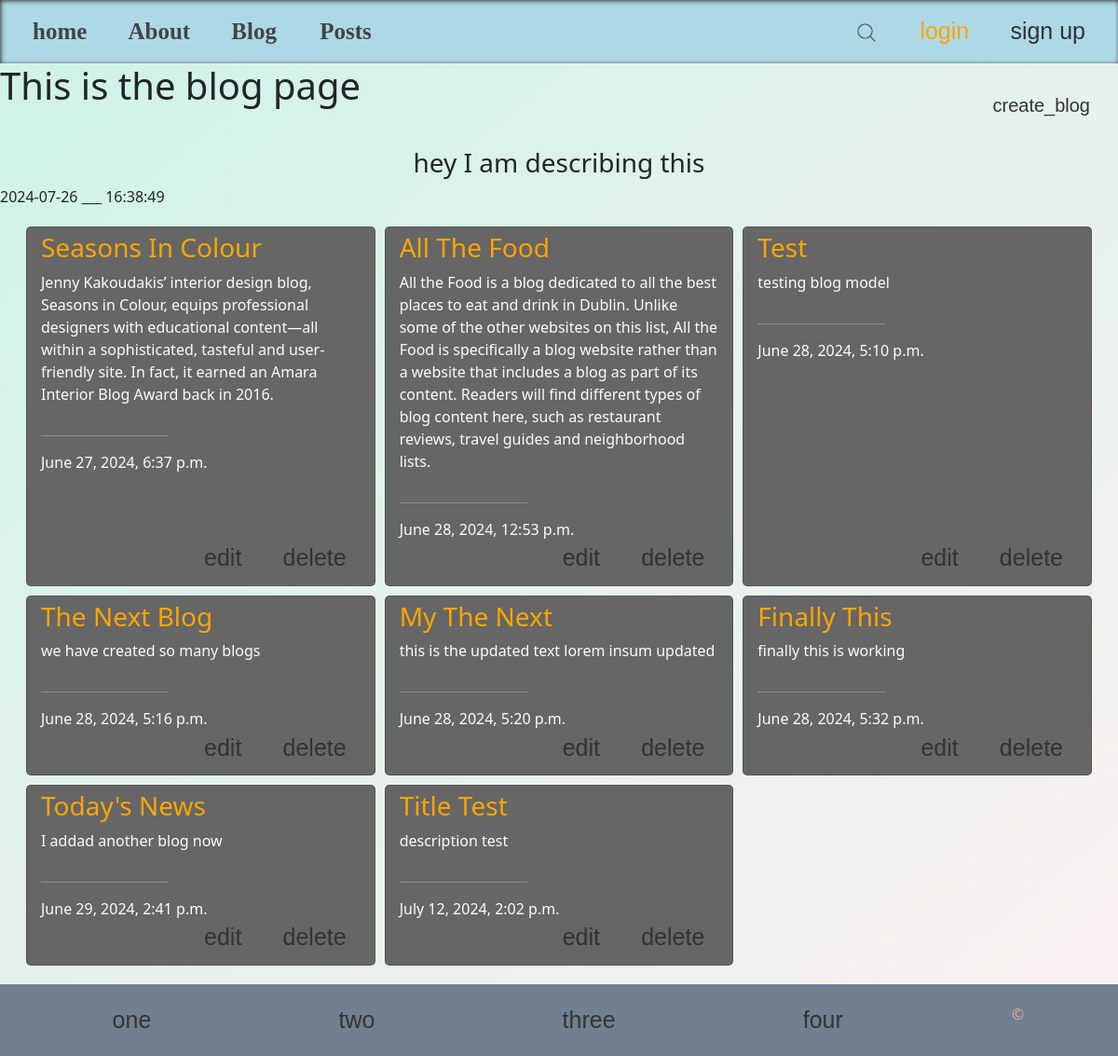
Screenshot of /blog/ with the database file from the repository.
### blog/models.py (models this page shows, shortened)
class Blog(models.Model):
    title = models.CharField(max_length=50)
    description = models.TextField()
    date_posted = models.DateTimeField(auto_now_add=True)
    class Meta:
        ordering = ('date_posted',)

### blog/views.py (the view)
# urls.py: path('', blogsview, name='blog'),
def blogsview(request):
    all_blogs  = Blog.objects.all()
    context = {
        'title': 'This is the blog page',
        'description': 'hey I am describing this',
        'blogs': all_blogs
    }
    return render(request, 'blog.html', context)

### blog/templates/blog.html (shortened to what this page needs)
{%extends 'base.html'%}
{%load static %}
{%block css%}
    <link rel="stylesheet" href="{%static 'styles/blog.css'%}">
{%endblock%}
{%block content%}
        <div class="headBlog">
            <h1>{{title}}</h1>
            <a href="{% url 'create_blog' %}">create_blog</a>
        </div>
        <h3 style="text-align: center;">{{description}}</h3>
        {% now "Y-m-d" %}
        <span>___</span>
        {% now "H:i:s" %}
        <div class="cards">
            {% for i in blogs%}
                <div class="card">
                    <h3 style="color: orange;">{{i.title|title}}</h3>
                    <p>{{i.description}}</p>
                    <hr style="width: 40%; margin-left: 0;">
                    <span>{{i.date_posted}}</span>
                    <div class="action-btns">
                        <a href="{%url 'update-blog' i.id %}">edit</a>
                        <a class="del" href="{%url 'delete-blog' i.id%}">delete</a>
                    </div>
                </div>
            {% endfor %}
        </div>
{%endblock%}

### templates/base.html (shortened to what this page needs)
{% load static%}
{% load django_bootstrap5 %}
{% bootstrap_css %}
<!DOCTYPE html>
<html lang="en">
<head>
    <link rel="stylesheet" href="{% static 'styles/navbar.css' %}">
    <link rel="stylesheet" href="{% static 'styles/footer.css' %}">
    {%block css%}
    {%endblock%}
</head>
<body>
    {%include "navbar.html"%}
    <main>
        {%block content%}
        {%endblock%}
    </main>
    {% include "footer.html"%}
</body>
</html>

### templates/navbar.html (shortened to what this page needs)
{% load static %}
<header>
    <div class="links">
        <a href="{%url 'home'%}">home</a>
        <a href="{% url 'about'%}">About</a>
        <a href="{% url 'blog'%}">Blog </a>
        <a href="{% url 'posts'%}">Posts</a>
    </div>
    <div class="auth-wrapper">
        {%if not request.user.is_authenticated%}
            <a class="nav-item login" href="#">
                <img src="{%static 'icons/lupa.png' %}" width="20" alt="icon">
            </a>
            <a class="nav-item login" href="{%url 'login_user'%}">login</a>
            <a class="nav-item signup" href="{%url 'create-user'%}">sign up</a>
        {%endif%}
    </div>
</header>

### templates/footer.html
<footer>
        <li><a href="#">one</a></li>
        <li><a href="#">two</a></li>
        <li><a href="#">three</a></li>
        <li><a href="#">four</a></li>
        <li>&copy;</li>
</footer>

### static/styles/navbar.css (style rules this page uses)
* { padding: 0; margin: 0; transition: 0.5s; }
main { background: linear-gradient(to right bottom, rgb(207, 243, 230), rgb(250, 241, 241)); }
header { display: flex; justify-content: space-between; align-items: center; box-shadow: inset 1px 1px 5px #333; padding: 15px; background-color: lightblue; }
.links a { padding: 20px; color: #444; font-size: 25px; font-family: cursive ; font-weight: bolder; border-radius: 10px; }
a { text-decoration: none; border-radius: 5px; padding: 10px 20px; font-family: sans-serif; color: #333; font-size: 25px; }
.login { font-family: Impact, Haettenschweiler, 'Arial Narrow Bold', sans-serif; color: orange; font-size: 25px; cursor: pointer; }

### static/styles/footer.css (style rules this page uses)
li { list-style-type: none; }
footer { display: flex; justify-content: space-around; padding: 20px; background: slategray; color: rgb(236, 161, 161); }

### static/styles/blog.css (style rules this page uses)
.headBlog { display: flex; justify-content: space-between; }
.headBlog a { margin: 15px; padding: 15px; text-decoration: none; font-size: 20px; font-family: Impact, Haettenschweiler, 'Arial Narrow Bold', sans-serif; color: #333; border-radius: 10px; }
.cards { display: grid; grid-template-columns: 1fr 1fr 1fr; gap: 10px; width: 97%; margin: auto; padding: 20px 10px; }
.card { position: relative; padding: 5px 15px 3rem 15px; width: 100%; background-color: #666; color: snow; border-radius: 5px; cursor: pointer; }
.action-btns { position: absolute; bottom: 10px; right: 10px; text-align: end; }

### rows the page displays
Blog: title "Seasons In Colour", description "Jenny Kakoudakis’ interior design blog, Seasons in Colour, equips professional designers with educational content—all within a sophisticated, tasteful and user-friendly site. In fact, it earned an Amara Interior Blog Award back in 2016.", date_posted "June 27, 2024, 6:37 p.m."
Blog: title "All The Food", description "All the Food is a blog dedicated to all the best places to eat and drink in Dublin. Unlike some of the other websites on this list, All the Food is specifically a blog website rather than a website that includes a blog as part of its content. Readers will find different types of blog content here, such as restaurant reviews, travel guides and neighborhood lists.", date_posted "June 28, 2024, 12:53 p.m."
Blog: title "Test", description "testing blog model", date_posted "June 28, 2024, 5:10 p.m."
Blog: title "The Next Blog", description "we have created so many blogs", date_posted "June 28, 2024, 5:16 p.m."
Blog: title "My The Next", description "this is the updated text lorem insum updated", date_posted "June 28, 2024, 5:20 p.m."
Blog: title "Finally This", description "finally this is working", date_posted "June 28, 2024, 5:32 p.m."
Blog: title "Today's News", description "I addad another blog now", date_posted "June 29, 2024, 2:41 p.m."
Blog: title "Title Test", description "description test", date_posted "July 12, 2024, 2:02 p.m."

### other values shown
{{ title }} "This is the blog page"
{{ description }} "hey I am describing this"
